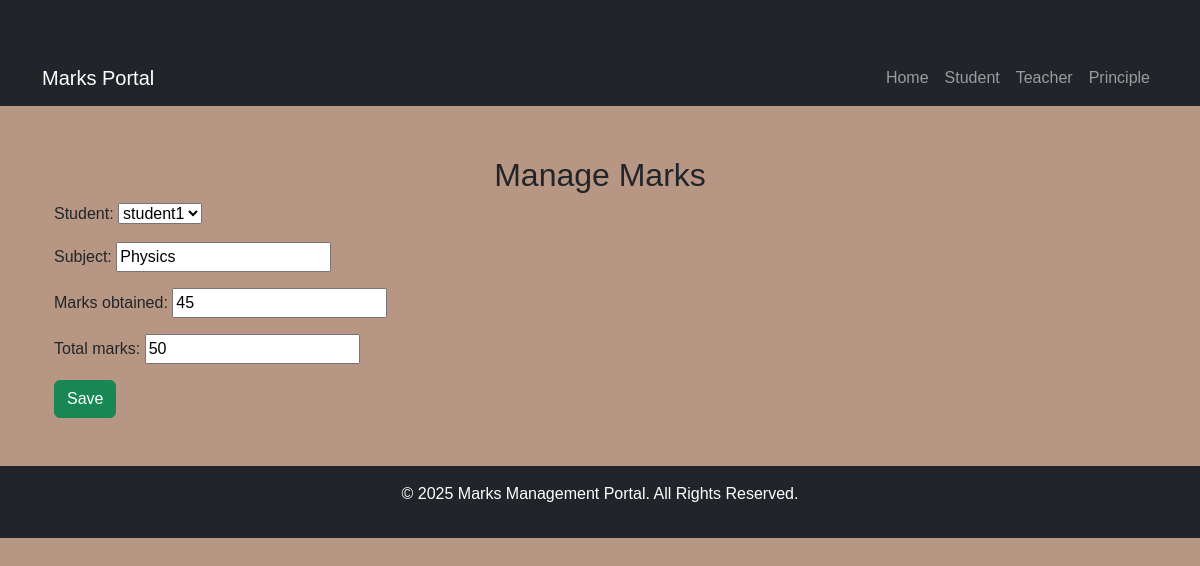
Screenshot of /marks/edit/14/ (signed in) with the database file from the repository.
### core/models.py (models this page shows, shortened)
class Marks(models.Model):
    student = models.ForeignKey(User, on_delete=models.CASCADE, limit_choices_to={'is_staff': False})
    subject = models.CharField(max_length=100)
    marks_obtained = models.IntegerField()
    total_marks = models.IntegerField(default=0)

### core/views.py (the view)
# urls.py: path('marks/edit/<int:pk>/', marks_update, name='marks_update'),
@login_required
def marks_update(request, pk):
    mark = get_object_or_404(Marks, pk=pk)
    if request.user.is_staff:  # Only teachers/admins can edit
        if request.method == "POST":
            form = MarksForm(request.POST, instance=mark)
            if form.is_valid():
                form.save()
                return redirect('marks_list')
        else:
            form = MarksForm(instance=mark)
        return render(request, 'marks_form.html', {'form': form})
    return redirect('marks_list')

### core/forms.py
class MarksForm(forms.ModelForm):
    class Meta:
        model = Marks
        fields = ['student', 'subject', 'marks_obtained', 'total_marks']

### templates/marks_form.html (shortened to what this page needs)
{% extends "base.html" %}
{%load static %}
{% block content %}
<div class="container mt-4">
    <h2 class="text-center">Manage Marks</h2>
    <form method="POST">
        {{ form.as_p }}
        <button type="submit" class="btn btn-success">Save</button>
    </form>
</div>
{% endblock %}

### static/css/styles.css (style rules this page uses)
body { background-color: #b79784; font-family: 'Arial', sans-serif; }
.container { margin-top: 50px; }

### rows the page displays
Marks: student "student1", subject "Physics", marks_obtained "45", total_marks "50"
